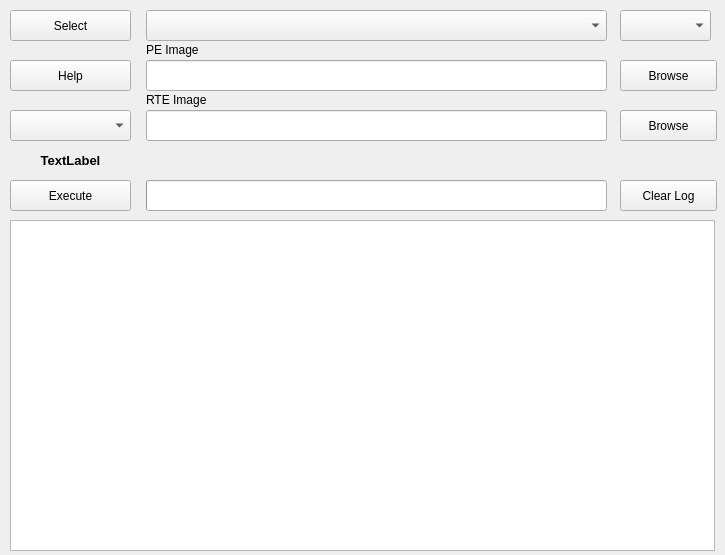
<?xml version="1.0" encoding="UTF-8"?>
<ui version="4.0">
 <class>LoaderGui</class>
 <widget class="QWidget" name="LoaderGui">
  <property name="geometry">
   <rect>
    <x>0</x>
    <y>0</y>
    <width>725</width>
    <height>555</height>
   </rect>
  </property>
  <property name="windowTitle">
   <string>LoaderGui</string>
  </property>
  <widget class="QProgressBar" name="progressBar_progress">
   <property name="geometry">
    <rect>
     <x>146</x>
     <y>180</y>
     <width>461</width>
     <height>31</height>
    </rect>
   </property>
   <property name="value">
    <number>0</number>
   </property>
   <property name="alignment">
    <set>Qt::AlignCenter</set>
   </property>
   <property name="format">
    <string/>
   </property>
  </widget>
  <widget class="QPushButton" name="pushButton_execution">
   <property name="geometry">
    <rect>
     <x>10</x>
     <y>180</y>
     <width>121</width>
     <height>31</height>
    </rect>
   </property>
   <property name="text">
    <string>Execute</string>
   </property>
  </widget>
  <widget class="QComboBox" name="comboBox_operation_list">
   <property name="geometry">
    <rect>
     <x>10</x>
     <y>110</y>
     <width>121</width>
     <height>31</height>
    </rect>
   </property>
   <property name="currentIndex">
    <number>-1</number>
   </property>
   <property name="sizeAdjustPolicy">
    <enum>QComboBox::AdjustToMinimumContentsLength</enum>
   </property>
  </widget>
  <widget class="QComboBox" name="comboBox_baudrate_list">
   <property name="geometry">
    <rect>
     <x>620</x>
     <y>10</y>
     <width>91</width>
     <height>31</height>
    </rect>
   </property>
   <property name="styleSheet">
    <string notr="true"/>
   </property>
  </widget>
  <widget class="QComboBox" name="comboBox_port_list">
   <property name="geometry">
    <rect>
     <x>146</x>
     <y>10</y>
     <width>461</width>
     <height>31</height>
    </rect>
   </property>
  </widget>
  <widget class="QPushButton" name="pushButton_port">
   <property name="geometry">
    <rect>
     <x>10</x>
     <y>10</y>
     <width>121</width>
     <height>31</height>
    </rect>
   </property>
   <property name="text">
    <string>Select</string>
   </property>
   <property name="checkable">
    <bool>true</bool>
   </property>
  </widget>
  <widget class="QPushButton" name="pushButton_browse_pe">
   <property name="geometry">
    <rect>
     <x>620</x>
     <y>60</y>
     <width>97</width>
     <height>31</height>
    </rect>
   </property>
   <property name="text">
    <string>Browse</string>
   </property>
  </widget>
  <widget class="QPushButton" name="pushButton_browse_rte">
   <property name="geometry">
    <rect>
     <x>620</x>
     <y>110</y>
     <width>97</width>
     <height>31</height>
    </rect>
   </property>
   <property name="text">
    <string>Browse</string>
   </property>
  </widget>
  <widget class="QLineEdit" name="lineEdit_image_pe">
   <property name="geometry">
    <rect>
     <x>146</x>
     <y>60</y>
     <width>461</width>
     <height>31</height>
    </rect>
   </property>
  </widget>
  <widget class="QLineEdit" name="lineEdit_image_rte">
   <property name="geometry">
    <rect>
     <x>146</x>
     <y>110</y>
     <width>461</width>
     <height>31</height>
    </rect>
   </property>
  </widget>
  <widget class="QPlainTextEdit" name="plainTextEdit_log">
   <property name="geometry">
    <rect>
     <x>10</x>
     <y>220</y>
     <width>705</width>
     <height>331</height>
    </rect>
   </property>
   <property name="readOnly">
    <bool>true</bool>
   </property>
   <property name="centerOnScroll">
    <bool>false</bool>
   </property>
  </widget>
  <widget class="QLabel" name="label_pe">
   <property name="geometry">
    <rect>
     <x>146</x>
     <y>40</y>
     <width>141</width>
     <height>20</height>
    </rect>
   </property>
   <property name="text">
    <string>PE Image</string>
   </property>
  </widget>
  <widget class="QLabel" name="label_rte">
   <property name="geometry">
    <rect>
     <x>146</x>
     <y>90</y>
     <width>141</width>
     <height>20</height>
    </rect>
   </property>
   <property name="text">
    <string>RTE Image</string>
   </property>
  </widget>
  <widget class="QLabel" name="label_info">
   <property name="geometry">
    <rect>
     <x>10</x>
     <y>140</y>
     <width>121</width>
     <height>41</height>
    </rect>
   </property>
   <property name="font">
    <font>
     <family>Arial</family>
     <pointsize>10</pointsize>
     <weight>75</weight>
     <bold>true</bold>
    </font>
   </property>
   <property name="text">
    <string>TextLabel</string>
   </property>
   <property name="alignment">
    <set>Qt::AlignCenter</set>
   </property>
  </widget>
  <widget class="QPushButton" name="pushButton_help">
   <property name="geometry">
    <rect>
     <x>10</x>
     <y>60</y>
     <width>121</width>
     <height>31</height>
    </rect>
   </property>
   <property name="text">
    <string>Help</string>
   </property>
  </widget>
  <widget class="QPushButton" name="pushButton_clear_log">
   <property name="geometry">
    <rect>
     <x>620</x>
     <y>180</y>
     <width>97</width>
     <height>31</height>
    </rect>
   </property>
   <property name="text">
    <string>Clear Log</string>
   </property>
  </widget>
 </widget>
 <resources/>
 <connections/>
</ui>
